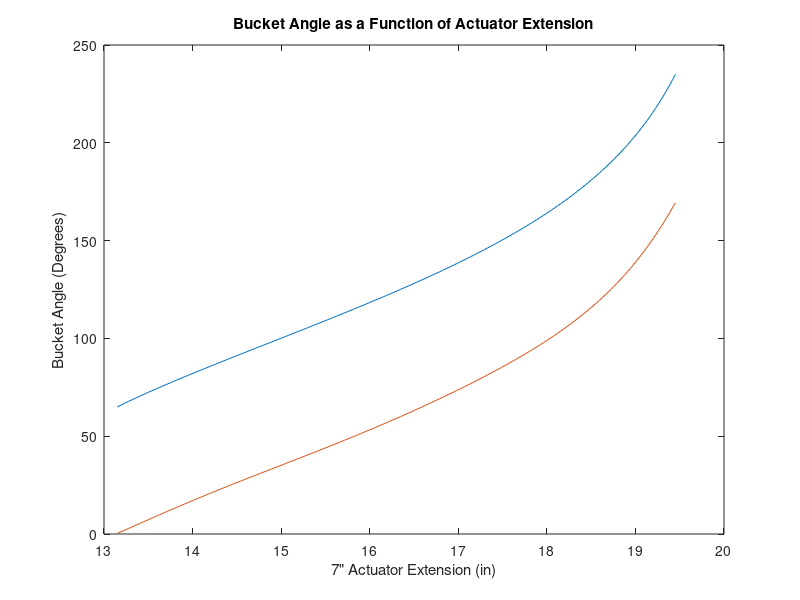

Source code (MATLAB):
close
clear
clc

V1=3; %Vertical distance from central axis to linear actuator - monoboom pivot.
H1=1.837; %Horizontal distance from central axis to linear actuator - monoboom pivot.
V2=1; %Vertical distance from central axis to drive link - monoboom pivot.
H2=17.748; %Horizontal distance from central axis to drive link - monoboom pivot.
H6=21.75; %Monoboom length
L23=4.119; %Distance between bottom two pivots on drive link
L34=1.631; %Distance between top two pivots on drive link.
L56=4.5; %Distance between bucket pivots.
L45=6.066; %Connecting link length
L67=9; %Backhoe bucket length
Phi3=115; %Angle between line connecting bucket pivots and line connecting backhoe tip with monoboom - bucket pivot.

%Linear force of linear actuator.
F6=500;

n=200;

%Array of lengths for linear actuator, symobolizes actuator extending.
A6=linspace(13.15,19.45,n);
A7=linspace(0,1,n);

for i=1:1:n
    L13=A6(i);
        
        L12=sqrt((V2+V1)^2+(H2-H1)^2);
        Theta1(i)=180-acosd(((L12^2)-(L13^2)-(L23^2))/(-2*L13*L23));
        Phi1(i)=acosd((L13^2-L12^2-L23^2)/(-2*L12*L23))+atand((V2+V1)/(H2-H1));
        V3(i)=L23*sind(Phi1(i))-V2;
        H3(i)=H2-L23*cosd(Phi1(i));
        V4(i)=(L23+L34)*sind(Phi1(i))-V2;
        H4(i)=H2-(L23+L34)*cosd(Phi1(i));
        L04(i)=sqrt(V4(i)^2+H4(i)^2);
        L46(i)=sqrt(V4(i)^2+(H6-H4(i))^2);
        Theta3(i)=180-acosd(((L46(i)^2)-(L45^2)-(L56^2))/(-2*L45*L56));
        Phi2(i)=acosd((L04(i)^2-(H6^2)-(L46(i)^2))/(-2*H6*L46(i)))+acosd((L45^2-L46(i)^2-L56^2)/(-2*L46(i)*L56));
        V5(i)=L56*sind(Phi2(i));
        H5(i)=H6-L56*cosd(Phi2(i));
        L35(i)=sqrt((H5(i)-H3(i))^2+(V5(i)-V3(i))^2);        
        Theta2(i)=acosd((L35(i)^2-L45^2-L34^2)/(-2*L45*L34));
        
        M6(i)=((sind(Theta1(i))*L23)/(sind(Theta2(i))*(L23+L34)))*sind(Theta3(i))*(L56/12)*F6;
        
        V7(i)=-L67*sind((Phi2(i)+Phi3)-180);
        H7(i)=L67*cosd((Phi2(i)+Phi3)-180)+H6;

end

%Plot of angle bucket has swung vs. extension of linear actuator.
figure
p = polyfit(A7,(Phi2 - Phi2(1)).*(pi/180),6);
y = polyval(p, A7);
plot(A6, Phi2, A6, y.*(180/pi));
title('Bucket Angle as a Function of Actuator Extension')
xlabel('7" Actuator Extension (in)')
ylabel('Bucket Angle (Degrees)')